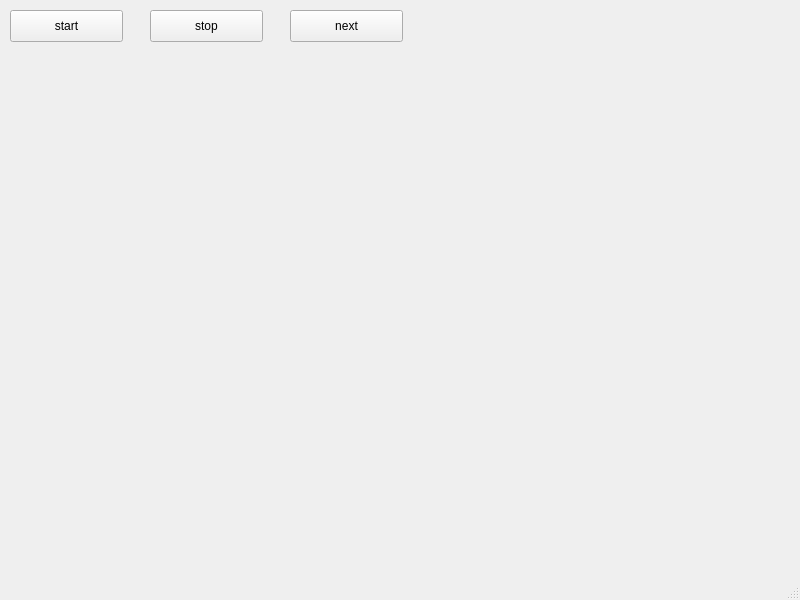
<?xml version="1.0" encoding="UTF-8"?>
<ui version="4.0">
 <class>MainWindow</class>
 <widget class="QMainWindow" name="MainWindow">
  <property name="geometry">
   <rect>
    <x>0</x>
    <y>0</y>
    <width>800</width>
    <height>600</height>
   </rect>
  </property>
  <property name="windowTitle">
   <string>MainWindow</string>
  </property>
  <widget class="QWidget" name="centralwidget">
   <widget class="QPushButton" name="startButton">
    <property name="geometry">
     <rect>
      <x>10</x>
      <y>10</y>
      <width>113</width>
      <height>32</height>
     </rect>
    </property>
    <property name="text">
     <string>start</string>
    </property>
   </widget>
   <widget class="QPushButton" name="stopButton">
    <property name="geometry">
     <rect>
      <x>150</x>
      <y>10</y>
      <width>113</width>
      <height>32</height>
     </rect>
    </property>
    <property name="text">
     <string>stop</string>
    </property>
   </widget>
   <widget class="QPushButton" name="playButton">
    <property name="geometry">
     <rect>
      <x>290</x>
      <y>10</y>
      <width>113</width>
      <height>32</height>
     </rect>
    </property>
    <property name="text">
     <string>next</string>
    </property>
   </widget>
  </widget>
  <widget class="QMenuBar" name="menubar">
   <property name="geometry">
    <rect>
     <x>0</x>
     <y>0</y>
     <width>800</width>
     <height>24</height>
    </rect>
   </property>
  </widget>
  <widget class="QStatusBar" name="statusbar"/>
 </widget>
 <resources/>
 <connections/>
</ui>
